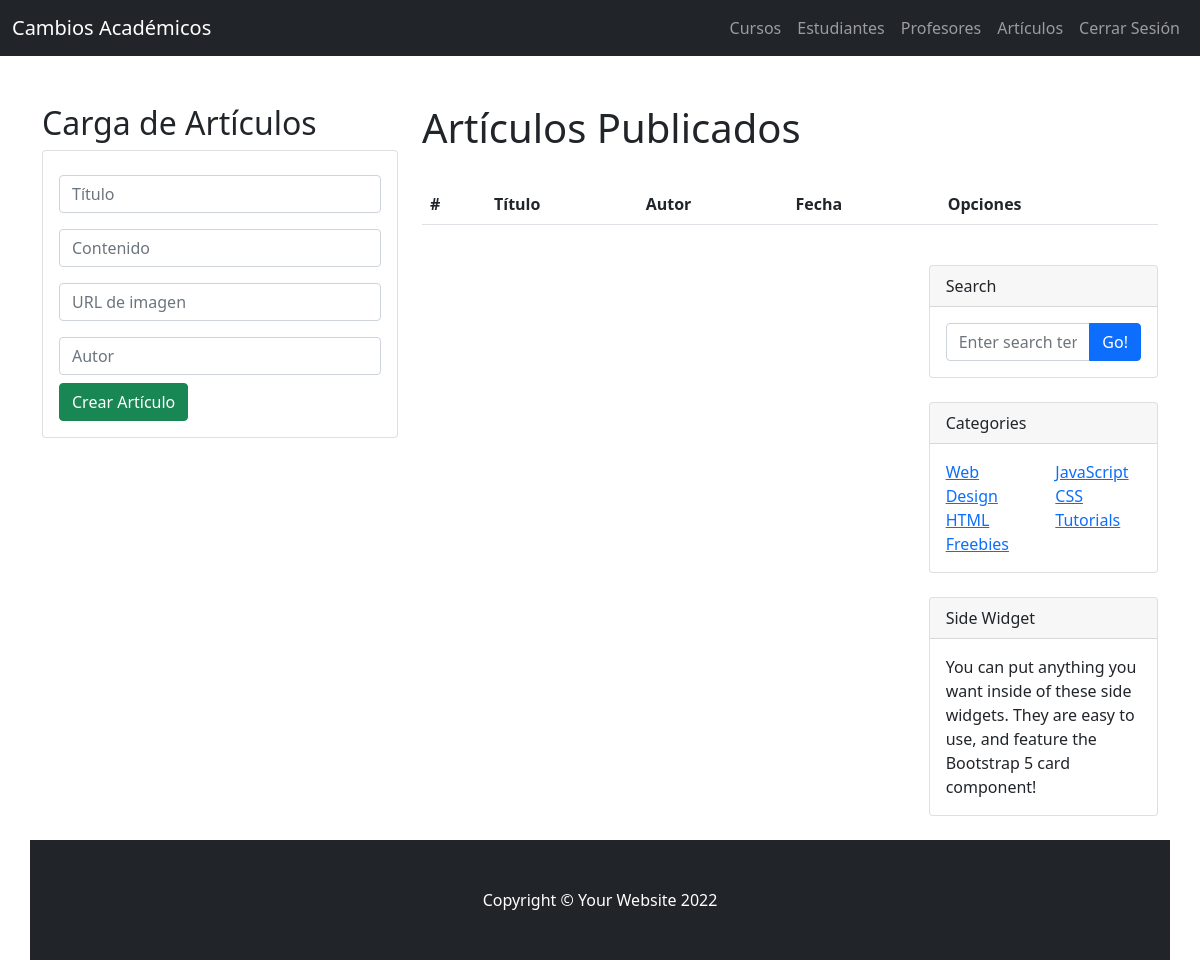
Page /ArticuloHome/ (signed in) on the earlier database version.
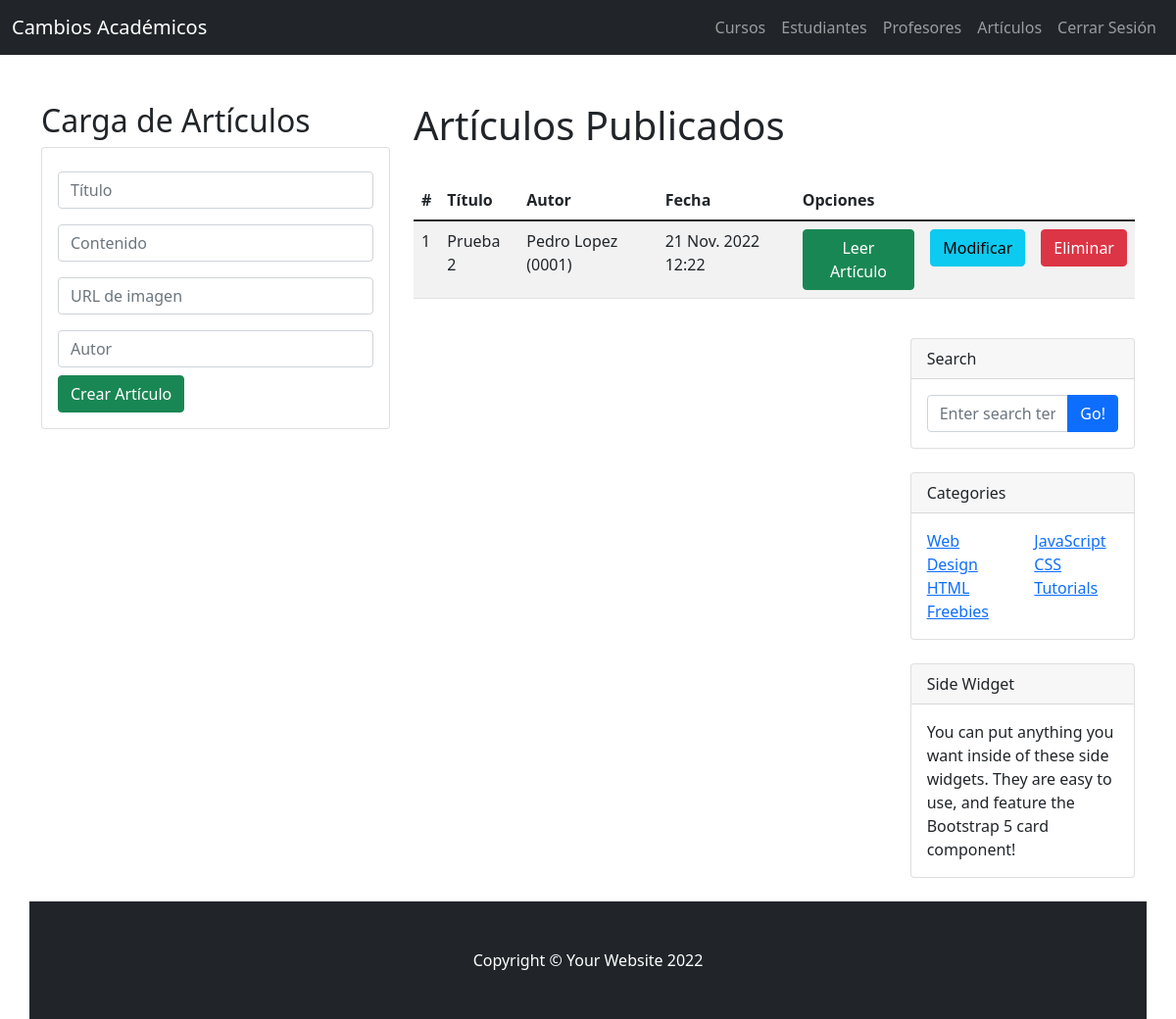
Same page on the later database version.
### blog/models.py (models this page shows, shortened)
class Articulos(models.Model):
    titulo = models.CharField(max_length=50)
    contenido = models.TextField()
    imagen = models.URLField()
    autor = models.ForeignKey(Profesor, on_delete=models.CASCADE)
    fecha = models.DateTimeField()

class Profesor(models.Model):
    id = models.CharField(primary_key=True, max_length=4)
    nombre = models.CharField(max_length=30)
    apellido = models.CharField(max_length=30)
    email = models.EmailField()
    profesion = models.CharField(max_length=30)
    def __str__(self):
        texto = "{0} {1} ({2})"
        return texto.format(self.nombre, self.apellido, self.id)

### blog/views.py (the view)
# urls.py: path('ArticuloHome/', views.ArticuloHome),
@login_required
def ArticuloHome(request):
    articulolistado = Articulos.objects.all()
    return render(request, "blog.html", {"articulos": articulolistado})

### blog/templates/blog.html (shortened to what this page needs)
{% extends './index.html' %}
{% block body %}
<div class="row">
    <div class="col-sm-12 col-md-6 col-lg-4 col-xl-4">
<h2>Carga de Artículos</h2>
<div class="card">
    <div class="card-body">
        <form action="/ArticuloHome/NuevoArticulo/" method="POST">{% csrf_token %}
            <div class="form-group py-2">
                <input type="text" id="TituloTxt" name="TituloTxt" class="form-control"
                placeholder="Título" maxlength="50" required>
            </div>
            <div class="form-group py-2">
                <input type="text" id="ContenidoTxt" name="ContenidoTxt" class="form-control"
                placeholder="Contenido" required>
            </div>
            <div class="form-group py-2">
                <input type="url" id="ImgUrl" name="ImgUrl" class="form-control"
                placeholder= "URL de imagen" required>
            </div>
            <div class="form-group py-2">
                <input type="text" id="AutorTxt" name="AutorTxt" class="form-control"
                placeholder="Autor"  required>
            </div>
            <div class="form-group">
               <button type="submit" class="btn btn-success btn-block text-white">Crear Artículo</button>
            </div>
        </form>
    </div>
</div>
</div>
<div class="col-sm-12 col-md-6 col-lg-8 col-xl-8">
    <h1>Artículos Publicados</h1>
    <div class="table-responsive py-4">
        <table class="table table-striped">
            <thead>
                <tr>
                    <th>#</th>
                    <th>Título</th>
                    <th>Autor</th>
                    <th>Fecha</th>
                    <th colspan="3">Opciones</th>
                </tr>
            </thead>
            <tbody>
                {% for a in articulos %}
                <tr>
                    <td>{{forloop.counter}}</td>
                    <td>{{a.titulo}}</td>
                    <td>{{a.autor}}</td>
                    <td>{{a.fecha}}</td>
                    <td><a href="LeerArticulo/{{a.titulo}}" class="btn btn-success">Leer Artículo</a></td>
                    <td><a href="EditarArticulo/{{a.titulo}}" class="btn btn-info">Modificar</a></td>
                    <td><a href="EliminarArticulo/{{a.titulo}}" class="btn btn-danger">Eliminar</a></td>
                </tr>
                {% endfor %}
            </tbody>
        </table>
    </div>
{% endblock %}

Differences in the rows shown:
added Articulos: titulo "Prueba 2", autor "Pedro Lopez (0001)", fecha "21 Nov. 2022 12:22"
